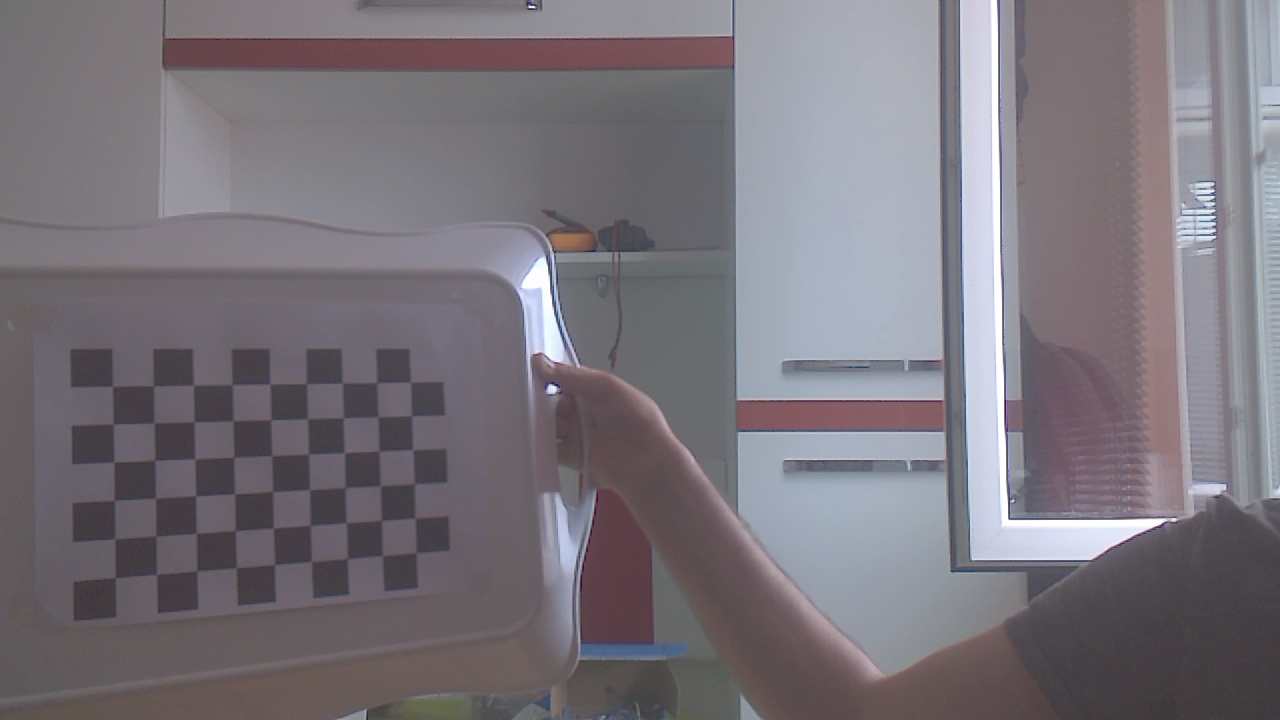
#> input picture calibration/right_camera_data/input_images/0.png, 1280 x 720 px; its folder holds 4 pictures in this run
$ python calibration.py
#> lines starting #> are read from the running program, lines starting #| are printed output that depends on the picture; after the words box and inside, x2 and y2 are one past the last pixel; in counts of white or black regions, pixels touching at a corner belong together
import cv2
import numpy as np
import cv2 as cv
import glob

camera_id = 1
#input_data_path = 'left_camera_data/input_images/'
input_data_path = 'right_camera_data/input_images/'

# termination criteria
criteria = (cv.TERM_CRITERIA_EPS + cv.TERM_CRITERIA_MAX_ITER, 30, 0.001)
# prepare object points, like (0,0,0), (1,0,0), (2,0,0) ....,(6,5,0)
objp = np.zeros((6*9,3), np.float32)
objp *= 20
objp[:,:2] = np.mgrid[0:9,0:6].T.reshape(-1,2)
# Arrays to store object points and image points from all the images.
objpoints = [] # 3d point in real world space
imgpoints = [] # 2d points in image plane.
images = glob.glob(input_data_path+'*.png')
for fname in images:
    img = cv.imread(fname)
#> img is the input picture: shape (720, 1280, 3); mean B, G, R 123.2, 116, 121.2
    gray = cv.cvtColor(img, cv.COLOR_BGR2GRAY)
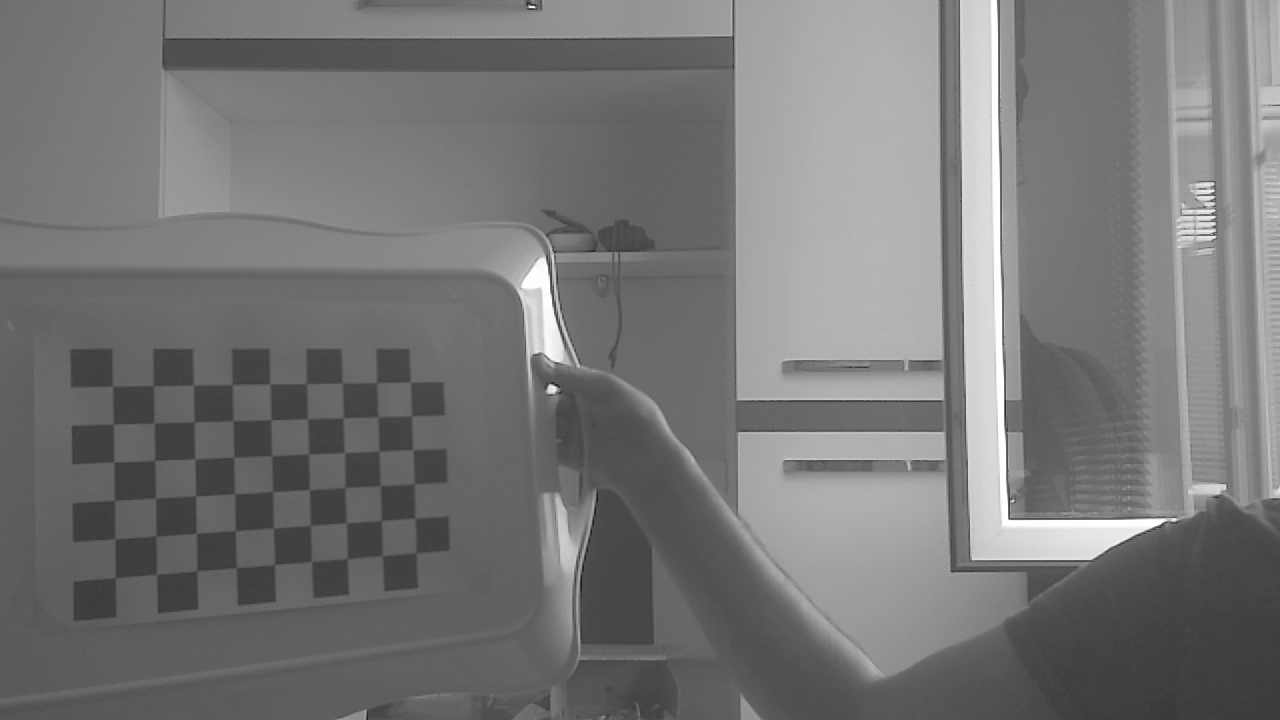
#> gray: shape (720, 1280); min 26, max 255, mean 118.4
    # Find the chess board corners
    ret, corners = cv.findChessboardCorners(gray, (9,6), None)
#> ret = True; corners = 54 rows, first 8: [112.3, 386.8], [153.5, 386], [194, 384.6], [233.1, 385.3], [269.6, 384.1], [307.7, 384.2], [341.2, 383.6], [375.9, 381.3]
    # If found, add object points, image points (after refining them)
    if ret == True:
        objpoints.append(objp)
        corners2 = cv.cornerSubPix(gray,corners, (11,11), (-1,-1), criteria)
#> corners2 = 54 rows, first 8: [112.5, 386.2], [153.4, 385.8], [193.5, 385.3], [232.2, 384.6], [269.9, 383.9], [306.5, 383.6], [342.3, 383.1], [376.6, 382.6]
        imgpoints.append(corners)
        # Draw and display the corners
        cv.drawChessboardCorners(img, (9,6), corners2, ret)
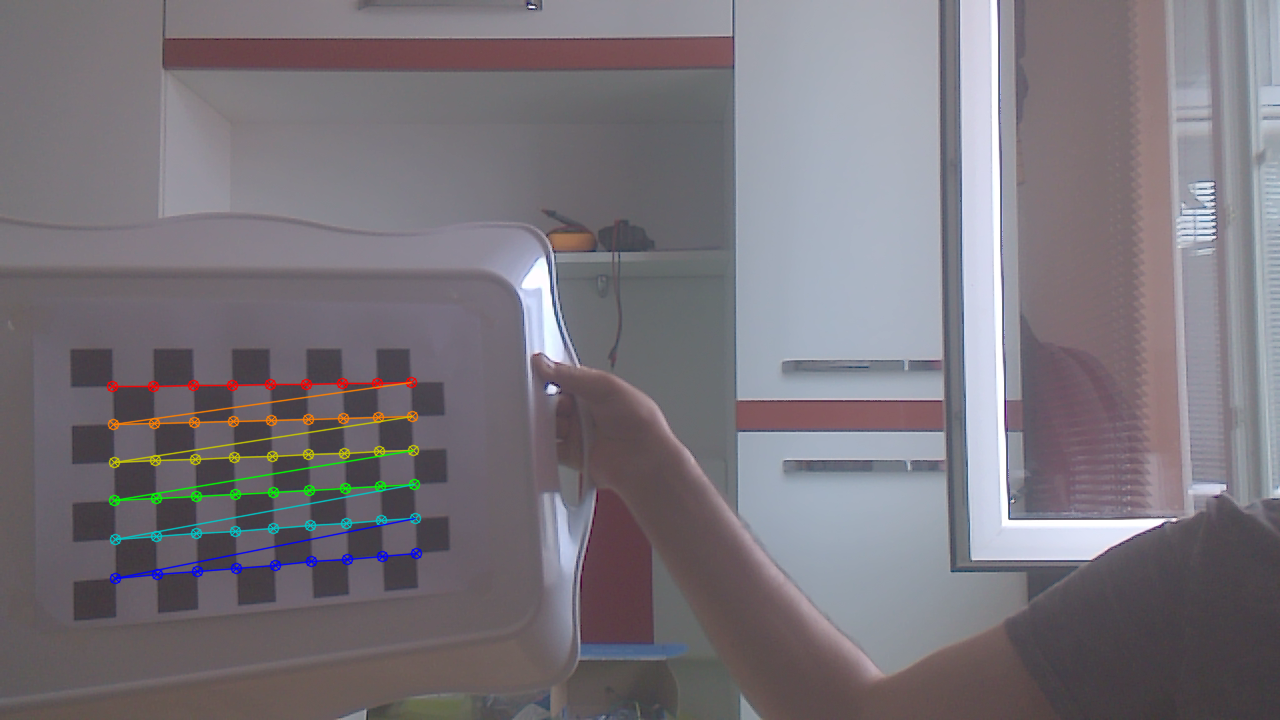
#> img: shape (720, 1280, 3); 1.51% of pixels changed, all inside (x1, y1, x2, y2) = (106, 376, 423, 585)
        print(fname)
        cv.imshow('img', img)
        cv.waitKey(1)
        cv.imwrite('chess\chess_'+fname,img)
#> pass 2 of the loop `for fname in images:`:
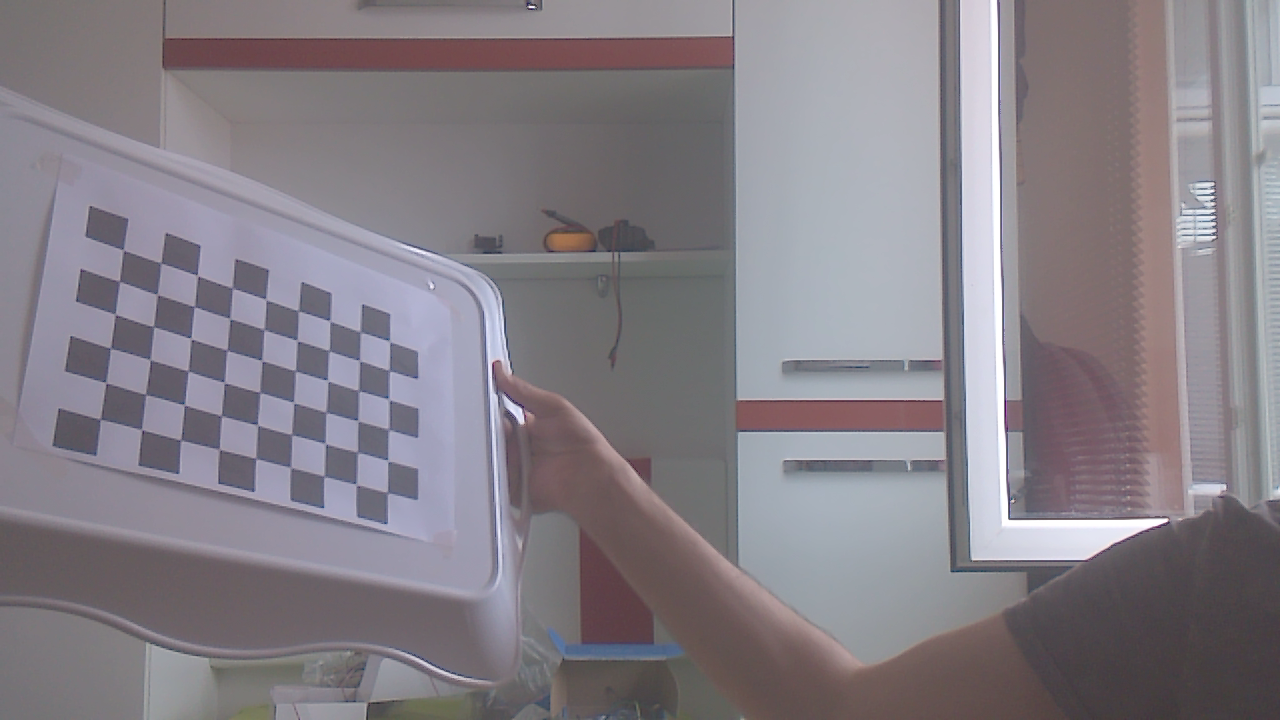
#> input picture calibration/right_camera_data/input_images/1.png, 1280 x 720 px
#> img is the input picture: shape (720, 1280, 3); mean B, G, R 134.1, 127.2, 132.9
#> `gray = cv.cvtColor(img, cv.COLOR_BGR2GRAY)`:
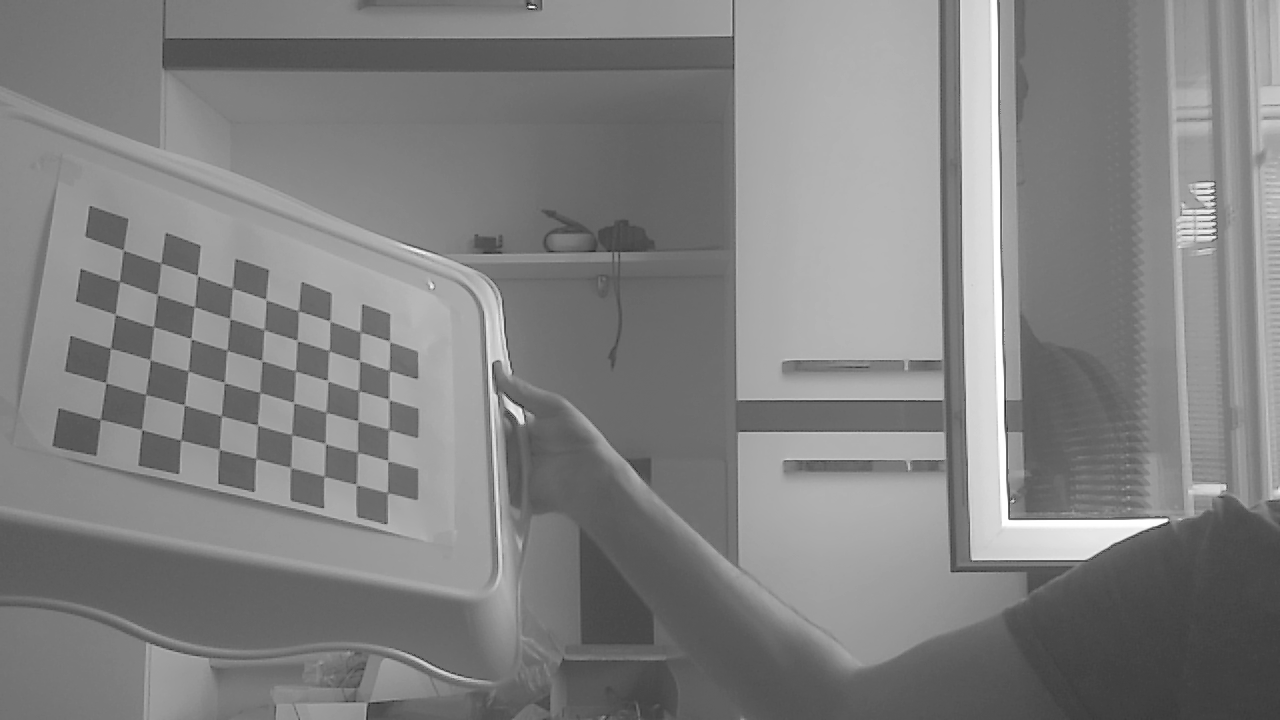
#> gray: shape (720, 1280); min 26, max 255, mean 129.7
#> corners = 54 rows, first 8: [127, 257], [160.5, 262.7], [197.5, 275.7], [232.3, 288.1], [265.2, 298.8], [298, 311], [328.7, 320.5], [360.4, 331.8]
#> corners2 = 54 rows, first 8: [123.2, 250.1], [160.8, 263], [197.4, 275.5], [232.5, 288.2], [265.8, 299.5], [298.4, 310.9], [329.8, 320.9], [360.3, 331.9]
#> `cv.drawChessboardCorners(img, (9,6), corners2, ret)`:
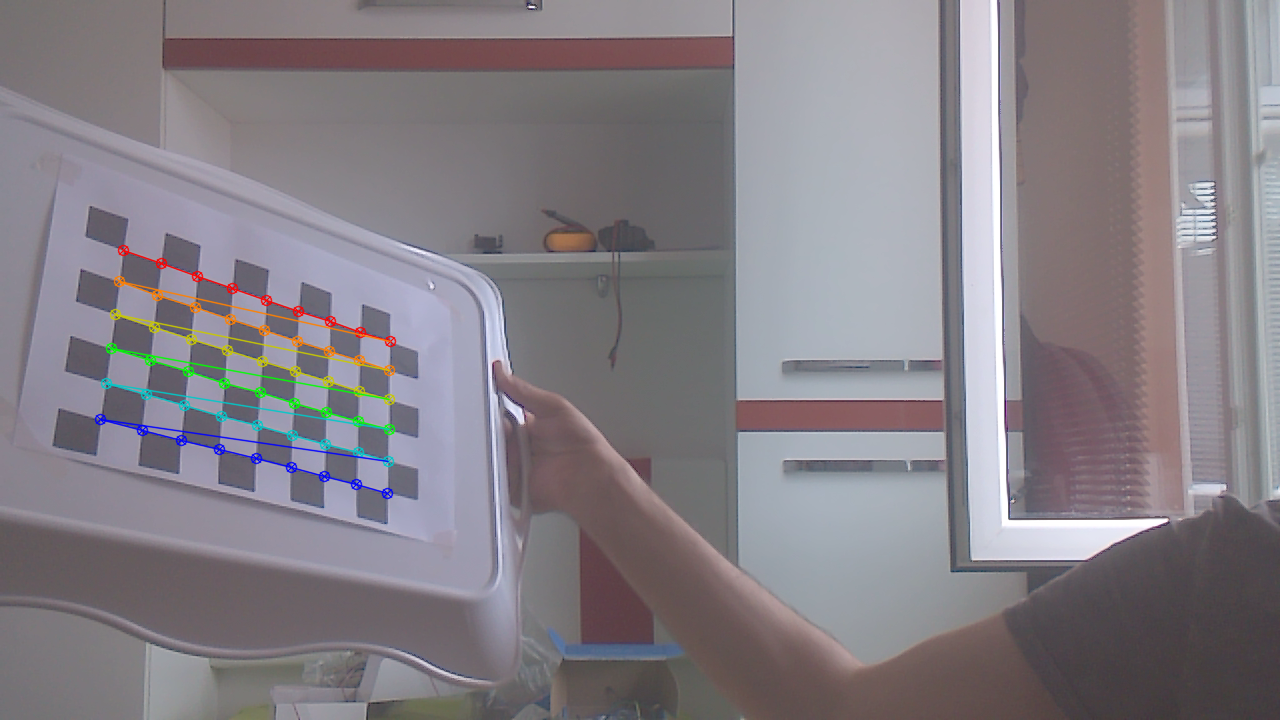
#> img: shape (720, 1280, 3); 1.43% of pixels changed, all inside (x1, y1, x2, y2) = (94, 244, 397, 500)
#> pass 3 of the loop `for fname in images:`:
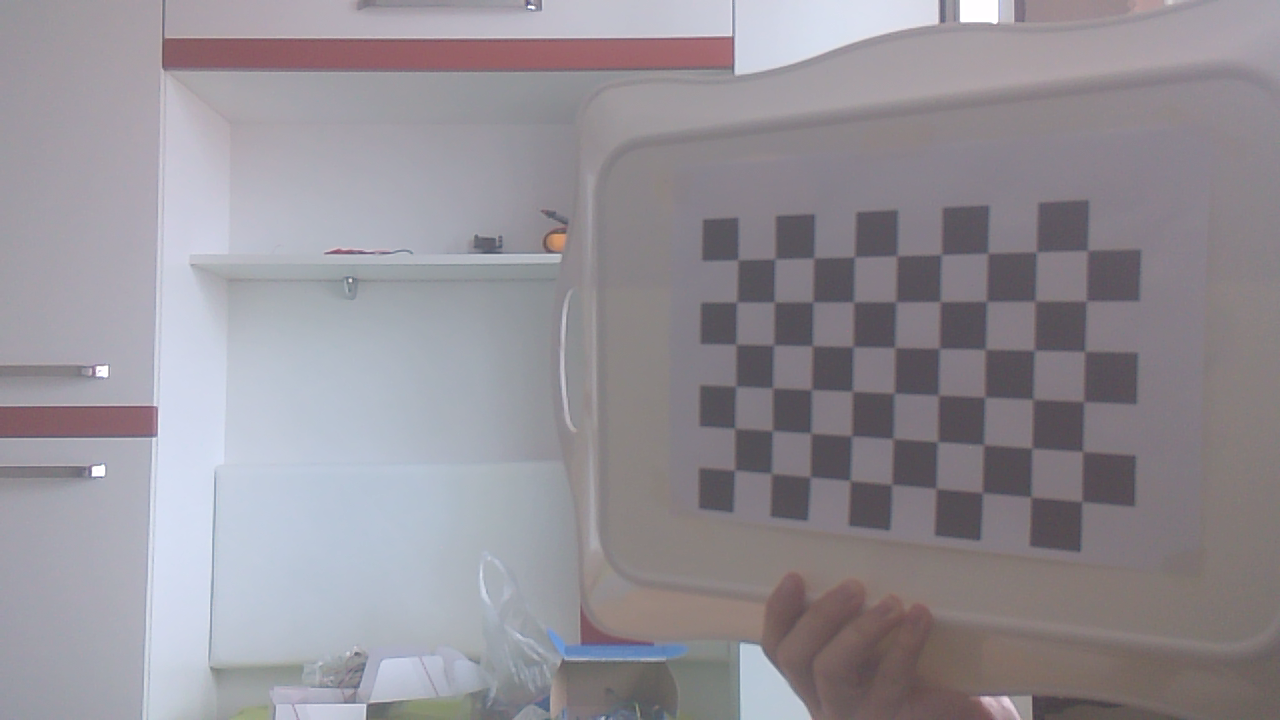
#> input picture calibration/right_camera_data/input_images/10.png, 1280 x 720 px
#> img is the input picture: shape (720, 1280, 3); mean B, G, R 150.9, 144.3, 148.4
#> `gray = cv.cvtColor(img, cv.COLOR_BGR2GRAY)`:
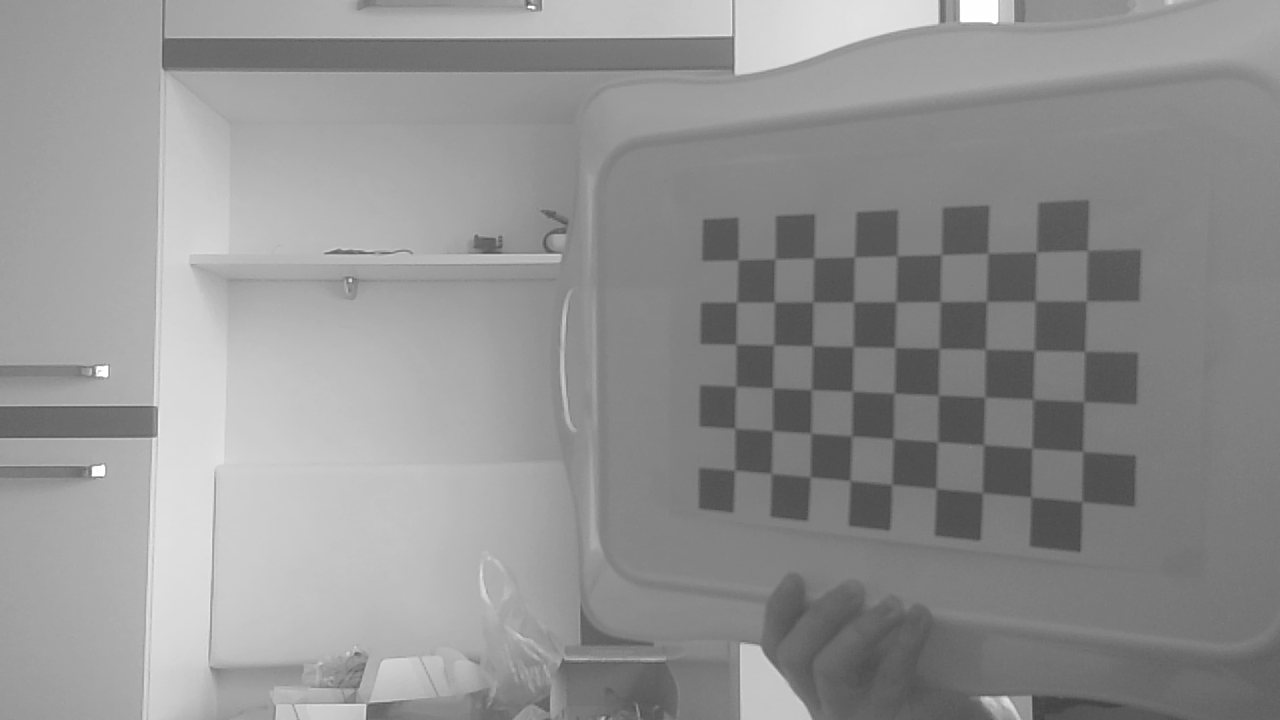
#> gray: shape (720, 1280); min 64, max 255, mean 146.3
#> corners = 54 rows, first 8: [738.5, 260], [776.2, 260.1], [814, 258], [853.4, 255.6], [895.6, 257.3], [941, 254.5], [988.8, 251.6], [1036.5, 252]
#> corners2 = 54 rows, first 8: [738, 259.8], [774.9, 259], [813.9, 258], [854.5, 256.8], [896.8, 255.8], [941.3, 254.6], [987.9, 253.3], [1036.4, 252]
#> `cv.drawChessboardCorners(img, (9,6), corners2, ret)`:
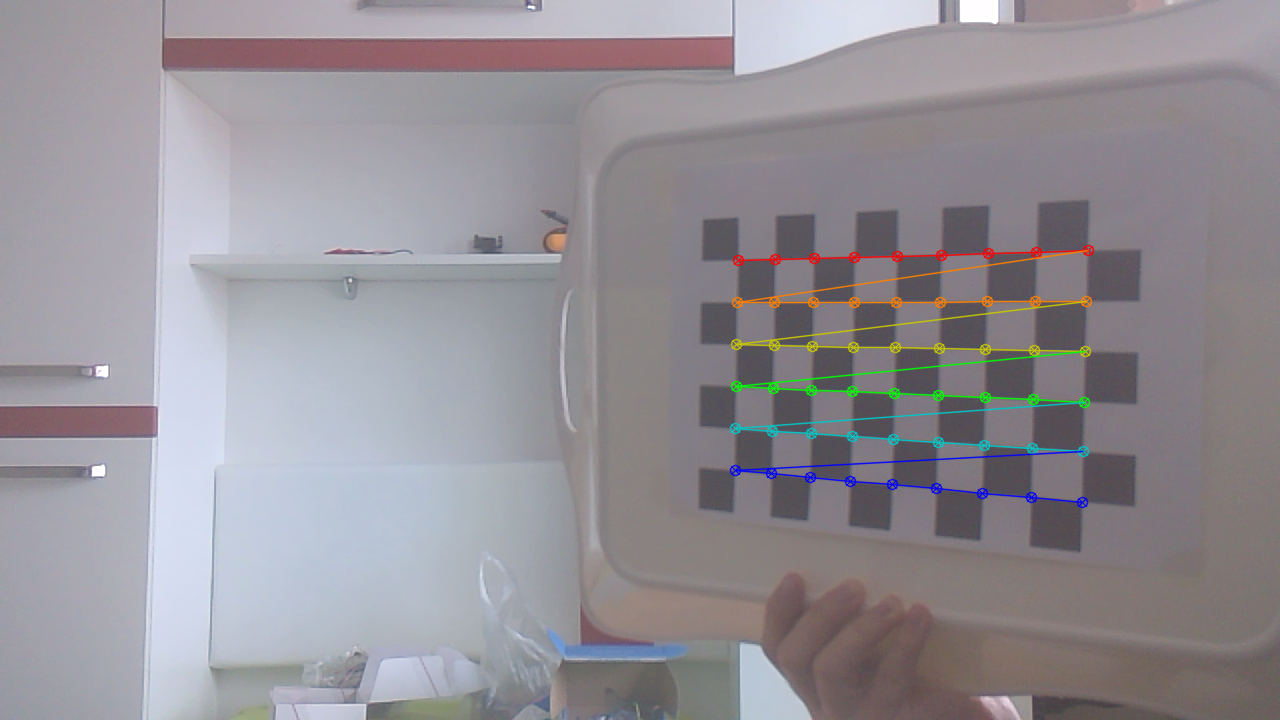
#> img: shape (720, 1280, 3); 1.71% of pixels changed, all inside (x1, y1, x2, y2) = (729, 244, 1095, 509)
#> the loop made 4 passes; the first 3 are shown

ret, mtx, dist, rvecs, tvecs = cv.calibrateCamera(objpoints, imgpoints, gray.shape[::-1], None, None)

print(mtx)

img = cv.imread('calibTestImg.png')
#> (the run stopped early here; a loop or call above may not have finished)
